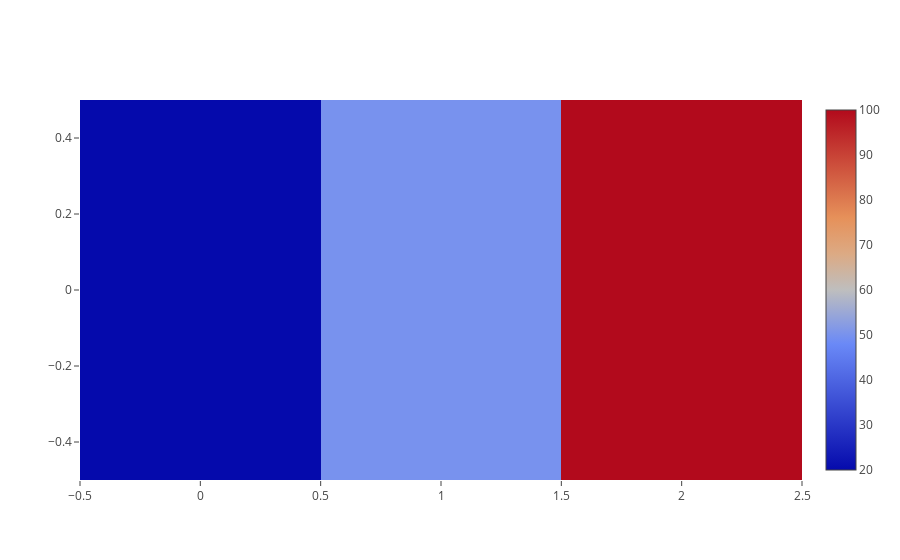

This figure's notebook cell:
### Markdown cell above
**By default, the color scale is displayed**

### Code cell
data=[trace]

offline.iplot(data)

### Figure 1 — Plotly figure (JSON) as saved in the notebook; plotly's stock layout.template omitted (floating-point values rounded to 4 significant figures)
{"data": [{"type": "heatmap", "uid": "92aad378-9b8c-11e8-9701-6030d4660e22", "z": [[20, 50, 100]]}], "layout": {}}
